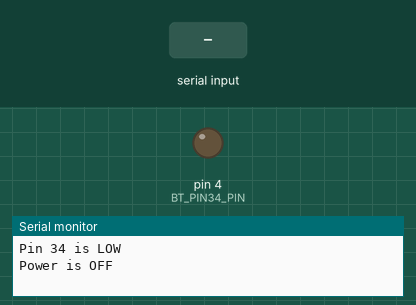
This sketch was run on a simulated Arduino Uno, built with avr-gcc and run on an emulated ATmega328P. Parts: output pins drawn as LEDs (lit = HIGH), the last lines printed to the serial monitor. The test bench sets the inputs (shaded band). Pins used as bus, display or sensor lines are not drawn.

Above: at 1.4 s.
1.5 s: "#\n" received over Serial
At 2.6 s:
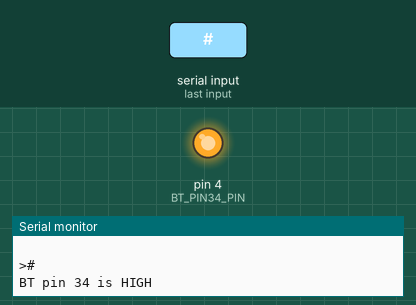
6.0 s: byte 35 ('#') received over Serial
At 7.2 s:
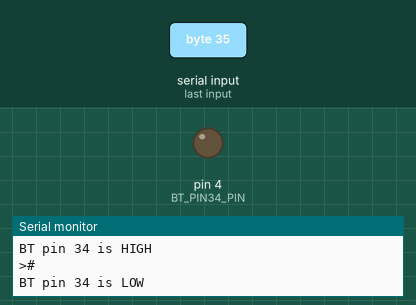
Timing chart, 0 to 9.0 s (numbered marks = the images above; inputs shaded):
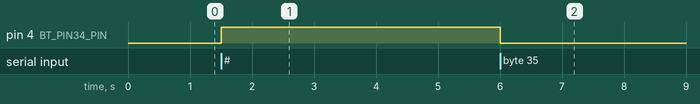

The sketch:

HC-06_Bluetooth_AT_Mode.ino
```cpp
// Basic Bluetooth sketch HC-05_AT_MODE_02b
// Connect the HC-05 module and communicate using the serial monitor
// Arduino automates entering AT mode
//
// The default baud rate for AT mode when pin 34 is HIGH on power on is 38400
// See www.martyncurrey.com for details
//
//
//  Pins
//  Arduino D2 to HC-05 TX
//  Arduino D3 to HC-05 RX via a voltage divider
//  Arduino D4 to HX-05 pin 34 via a voltage divider
//  Arduino D5 to PNP Base via a 2.2k resistor
//  BT VCC to PNP Collector
//  BT GND to GND
//  PNP Emitter to vcc
//
// When a command is entered in to the serial monitor on the computer
// the Arduino will relay it to the Bluetooth module and display the result.
//

const byte BT_POWERPIN = 5;
const byte BT_PIN34_PIN = 4;

const boolean ON = LOW;
const boolean OFF = HIGH;

boolean BT_POWER = HIGH;
boolean PIN34_STATE = LOW;

boolean NL = true;
char c = ' ';


#include <SoftwareSerial.h>
SoftwareSerial BTserial(2, 3); // RX | TX

void setup()
{
    pinMode(BT_POWERPIN, OUTPUT);
    pinMode(BT_PIN34_PIN, OUTPUT);


    digitalWrite(BT_POWERPIN, OFF);
    digitalWrite(BT_PIN34_PIN, LOW);


    Serial.begin(9600);     // communication with the host computer
    //while (!Serial)   { ; }

    Serial.println("Arduino Started");
    Serial.println("Basic Bluetooth sketch HC-05_AT_MODE_02b");


    Serial.println("Serial started at 9600");
    Serial.println(" ");

    // Start the software serial - baud rate for AT mode is 38400
    BTserial.begin(38400);
    Serial.println("BTserial started at 38400");
    Serial.println(" ");

    Serial.println("Enter # to toggle pin34 HIGH/LOW.");
    Serial.println("Enter * to toggle power to the HC-05");
    Serial.println("Remember to bring pin 34 HIGH before powering the HC-05");
    Serial.println("Set Both NL & CR in the serial monitor.");
    Serial.println(" ");
    Serial.println("Pin 34 is LOW");
    Serial.println("Power is OFF");
    Serial.println(" ");

}


void loop()
{

    // Keep reading from Arduino Serial Monitor and send to HC-05
    if (Serial.available())
    {
          c =  Serial.read();

          // Echo the user input to the main window. The ">" character indicates the user entered text.
          if (NL) { Serial.print(">");  NL = false; }
          Serial.write(c);
          if (c==10) { NL = true; }


          if (c=='*')
          {
                 Serial.println(""); Serial.print("BT power is ");
                 if (BT_POWER == ON)         { BT_POWER = OFF;  digitalWrite(BT_POWERPIN, OFF);   Serial.println("OFF");    }
                 else if  (BT_POWER == OFF)  { BT_POWER = ON;   digitalWrite(BT_POWERPIN, ON);    Serial.println("ON");   }

                 if (  (PIN34_STATE == HIGH) && (BT_POWER == ON)  ) { Serial.println("AT mode");  }
          }

          else if (c=='#')
          {
                 Serial.println(""); Serial.print("BT pin 34 is ");
                 if (PIN34_STATE == LOW)           { PIN34_STATE = HIGH;  digitalWrite(BT_PIN34_PIN, HIGH);  Serial.println("HIGH");   }
                 else  if (PIN34_STATE == HIGH)    { PIN34_STATE = LOW;   digitalWrite(BT_PIN34_PIN, LOW);   Serial.println("LOW");    }
          }

          else { BTserial.write(c);  }

    }


  // Keep reading from the HC-05 and send to the Arduino Serial Monitor
    if (BTserial.available())
    {
        c = BTserial.read();
        Serial.write(c);
    }


}
```

Measured:
- after the input at 1.5 s, pin 4 (BT_PIN34_PIN): LOW → HIGH at once
- after the input at 6.0 s, pin 4 (BT_PIN34_PIN): HIGH → LOW at once
